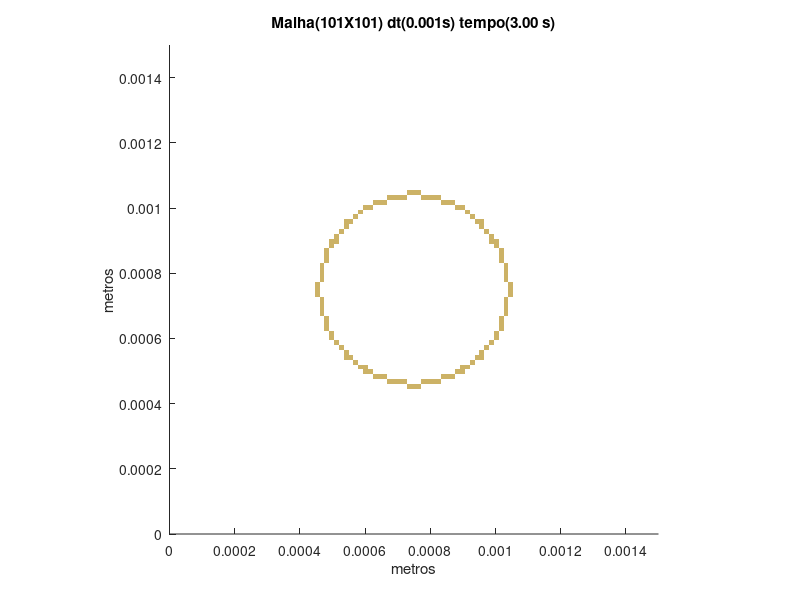

Recreate this plot in MATLAB.
set (gca,'PlotBoxAspectRatio',[1 1 1],'Xlim',[0,0.0015],'Ylim',[0,0.0015])
hold on
title('Malha(101X101) dt(0.001s) tempo(3.00 s)')
hold on
ylabel('metros')
hold on
xlabel('metros')
hold on

fill([0.000727722772277228 0.000727722772277228 0.000742574257425743 0.000742574257425743],[0.000445544554455446 0.00046039603960396 0.00046039603960396 0.000445544554455446],[0.8,0.7,0.4],'LineStyle','none')

fill([0.000742574257425743 0.000742574257425743 0.000757425742574257 0.000757425742574257],[0.000445544554455446 0.00046039603960396 0.00046039603960396 0.000445544554455446],[0.8,0.7,0.4],'LineStyle','none')

fill([0.000757425742574257 0.000757425742574257 0.000772277227722772 0.000772277227722772],[0.000445544554455446 0.00046039603960396 0.00046039603960396 0.000445544554455446],[0.8,0.7,0.4],'LineStyle','none')

fill([0.000668316831683168 0.000668316831683168 0.000683168316831683 0.000683168316831683],[0.00046039603960396 0.000475247524752475 0.000475247524752475 0.00046039603960396],[0.8,0.7,0.4],'LineStyle','none')

fill([0.000683168316831683 0.000683168316831683 0.000698019801980198 0.000698019801980198],[0.00046039603960396 0.000475247524752475 0.000475247524752475 0.00046039603960396],[0.8,0.7,0.4],'LineStyle','none')

fill([0.000698019801980198 0.000698019801980198 0.000712871287128713 0.000712871287128713],[0.00046039603960396 0.000475247524752475 0.000475247524752475 0.00046039603960396],[0.8,0.7,0.4],'LineStyle','none')

fill([0.000712871287128713 0.000712871287128713 0.000727722772277228 0.000727722772277228],[0.00046039603960396 0.000475247524752475 0.000475247524752475 0.00046039603960396],[0.8,0.7,0.4],'LineStyle','none')

fill([0.000772277227722772 0.000772277227722772 0.000787128712871287 0.000787128712871287],[0.00046039603960396 0.000475247524752475 0.000475247524752475 0.00046039603960396],[0.8,0.7,0.4],'LineStyle','none')

fill([0.000787128712871287 0.000787128712871287 0.000801980198019802 0.000801980198019802],[0.00046039603960396 0.000475247524752475 0.000475247524752475 0.00046039603960396],[0.8,0.7,0.4],'LineStyle','none')

fill([0.000801980198019802 0.000801980198019802 0.000816831683168317 0.000816831683168317],[0.00046039603960396 0.000475247524752475 0.000475247524752475 0.00046039603960396],[0.8,0.7,0.4],'LineStyle','none')

fill([0.000816831683168317 0.000816831683168317 0.000831683168316832 0.000831683168316832],[0.00046039603960396 0.000475247524752475 0.000475247524752475 0.00046039603960396],[0.8,0.7,0.4],'LineStyle','none')

fill([0.000623762376237624 0.000623762376237624 0.000638613861386139 0.000638613861386139],[0.000475247524752475 0.00049009900990099 0.00049009900990099 0.000475247524752475],[0.8,0.7,0.4],'LineStyle','none')

fill([0.000638613861386139 0.000638613861386139 0.000653465346534653 0.000653465346534653],[0.000475247524752475 0.00049009900990099 0.00049009900990099 0.000475247524752475],[0.8,0.7,0.4],'LineStyle','none')

fill([0.000653465346534653 0.000653465346534653 0.000668316831683168 0.000668316831683168],[0.000475247524752475 0.00049009900990099 0.00049009900990099 0.000475247524752475],[0.8,0.7,0.4],'LineStyle','none')

fill([0.000831683168316832 0.000831683168316832 0.000846534653465347 0.000846534653465347],[0.000475247524752475 0.00049009900990099 0.00049009900990099 0.000475247524752475],[0.8,0.7,0.4],'LineStyle','none')

fill([0.000846534653465347 0.000846534653465347 0.000861386138613861 0.000861386138613861],[0.000475247524752475 0.00049009900990099 0.00049009900990099 0.000475247524752475],[0.8,0.7,0.4],'LineStyle','none')

fill([0.000861386138613861 0.000861386138613861 0.000876237623762376 0.000876237623762376],[0.000475247524752475 0.00049009900990099 0.00049009900990099 0.000475247524752475],[0.8,0.7,0.4],'LineStyle','none')

fill([0.000594059405940594 0.000594059405940594 0.000608910891089109 0.000608910891089109],[0.00049009900990099 0.000504950495049505 0.000504950495049505 0.00049009900990099],[0.8,0.7,0.4],'LineStyle','none')

fill([0.000608910891089109 0.000608910891089109 0.000623762376237624 0.000623762376237624],[0.00049009900990099 0.000504950495049505 0.000504950495049505 0.00049009900990099],[0.8,0.7,0.4],'LineStyle','none')

fill([0.000876237623762376 0.000876237623762376 0.000891089108910891 0.000891089108910891],[0.00049009900990099 0.000504950495049505 0.000504950495049505 0.00049009900990099],[0.8,0.7,0.4],'LineStyle','none')

fill([0.000891089108910891 0.000891089108910891 0.000905940594059406 0.000905940594059406],[0.00049009900990099 0.000504950495049505 0.000504950495049505 0.00049009900990099],[0.8,0.7,0.4],'LineStyle','none')

fill([0.000579207920792079 0.000579207920792079 0.000594059405940594 0.000594059405940594],[0.000504950495049505 0.00051980198019802 0.00051980198019802 0.000504950495049505],[0.8,0.7,0.4],'LineStyle','none')

fill([0.000594059405940594 0.000594059405940594 0.000608910891089109 0.000608910891089109],[0.000504950495049505 0.00051980198019802 0.00051980198019802 0.000504950495049505],[0.8,0.7,0.4],'LineStyle','none')

fill([0.000891089108910891 0.000891089108910891 0.000905940594059406 0.000905940594059406],[0.000504950495049505 0.00051980198019802 0.00051980198019802 0.000504950495049505],[0.8,0.7,0.4],'LineStyle','none')

fill([0.000905940594059406 0.000905940594059406 0.000920792079207921 0.000920792079207921],[0.000504950495049505 0.00051980198019802 0.00051980198019802 0.000504950495049505],[0.8,0.7,0.4],'LineStyle','none')

fill([0.000564356435643564 0.000564356435643564 0.000579207920792079 0.000579207920792079],[0.00051980198019802 0.000534653465346535 0.000534653465346535 0.00051980198019802],[0.8,0.7,0.4],'LineStyle','none')

fill([0.000920792079207921 0.000920792079207921 0.000935643564356436 0.000935643564356436],[0.00051980198019802 0.000534653465346535 0.000534653465346535 0.00051980198019802],[0.8,0.7,0.4],'LineStyle','none')

fill([0.000534653465346535 0.000534653465346535 0.000549504950495049 0.000549504950495049],[0.000534653465346535 0.000549504950495049 0.000549504950495049 0.000534653465346535],[0.8,0.7,0.4],'LineStyle','none')

fill([0.000549504950495049 0.000549504950495049 0.000564356435643564 0.000564356435643564],[0.000534653465346535 0.000549504950495049 0.000549504950495049 0.000534653465346535],[0.8,0.7,0.4],'LineStyle','none')

fill([0.000935643564356436 0.000935643564356436 0.00095049504950495 0.00095049504950495],[0.000534653465346535 0.000549504950495049 0.000549504950495049 0.000534653465346535],[0.8,0.7,0.4],'LineStyle','none')

fill([0.00095049504950495 0.00095049504950495 0.000965346534653465 0.000965346534653465],[0.000534653465346535 0.000549504950495049 0.000549504950495049 0.000534653465346535],[0.8,0.7,0.4],'LineStyle','none')

fill([0.000534653465346535 0.000534653465346535 0.000549504950495049 0.000549504950495049],[0.000549504950495049 0.000564356435643564 0.000564356435643564 0.000549504950495049],[0.8,0.7,0.4],'LineStyle','none')

fill([0.00095049504950495 0.00095049504950495 0.000965346534653465 0.000965346534653465],[0.000549504950495049 0.000564356435643564 0.000564356435643564 0.000549504950495049],[0.8,0.7,0.4],'LineStyle','none')

fill([0.00051980198019802 0.00051980198019802 0.000534653465346535 0.000534653465346535],[0.000564356435643564 0.000579207920792079 0.000579207920792079 0.000564356435643564],[0.8,0.7,0.4],'LineStyle','none')

fill([0.000965346534653465 0.000965346534653465 0.00098019801980198 0.00098019801980198],[0.000564356435643564 0.000579207920792079 0.000579207920792079 0.000564356435643564],[0.8,0.7,0.4],'LineStyle','none')

fill([0.000504950495049505 0.000504950495049505 0.00051980198019802 0.00051980198019802],[0.000579207920792079 0.000594059405940594 0.000594059405940594 0.000579207920792079],[0.8,0.7,0.4],'LineStyle','none')

fill([0.00098019801980198 0.00098019801980198 0.000995049504950495 0.000995049504950495],[0.000579207920792079 0.000594059405940594 0.000594059405940594 0.000579207920792079],[0.8,0.7,0.4],'LineStyle','none')

fill([0.00049009900990099 0.00049009900990099 0.000504950495049505 0.000504950495049505],[0.000594059405940594 0.000608910891089109 0.000608910891089109 0.000594059405940594],[0.8,0.7,0.4],'LineStyle','none')

fill([0.000995049504950495 0.000995049504950495 0.00100990099009901 0.00100990099009901],[0.000594059405940594 0.000608910891089109 0.000608910891089109 0.000594059405940594],[0.8,0.7,0.4],'LineStyle','none')

fill([0.00049009900990099 0.00049009900990099 0.000504950495049505 0.000504950495049505],[0.000608910891089109 0.000623762376237624 0.000623762376237624 0.000608910891089109],[0.8,0.7,0.4],'LineStyle','none')

fill([0.000995049504950495 0.000995049504950495 0.00100990099009901 0.00100990099009901],[0.000608910891089109 0.000623762376237624 0.000623762376237624 0.000608910891089109],[0.8,0.7,0.4],'LineStyle','none')

fill([0.000475247524752475 0.000475247524752475 0.00049009900990099 0.00049009900990099],[0.000623762376237624 0.000638613861386139 0.000638613861386139 0.000623762376237624],[0.8,0.7,0.4],'LineStyle','none')

fill([0.00100990099009901 0.00100990099009901 0.00102475247524752 0.00102475247524752],[0.000623762376237624 0.000638613861386139 0.000638613861386139 0.000623762376237624],[0.8,0.7,0.4],'LineStyle','none')

fill([0.000475247524752475 0.000475247524752475 0.00049009900990099 0.00049009900990099],[0.000638613861386139 0.000653465346534653 0.000653465346534653 0.000638613861386139],[0.8,0.7,0.4],'LineStyle','none')

fill([0.00100990099009901 0.00100990099009901 0.00102475247524752 0.00102475247524752],[0.000638613861386139 0.000653465346534653 0.000653465346534653 0.000638613861386139],[0.8,0.7,0.4],'LineStyle','none')

fill([0.000475247524752475 0.000475247524752475 0.00049009900990099 0.00049009900990099],[0.000653465346534653 0.000668316831683168 0.000668316831683168 0.000653465346534653],[0.8,0.7,0.4],'LineStyle','none')

fill([0.00100990099009901 0.00100990099009901 0.00102475247524752 0.00102475247524752],[0.000653465346534653 0.000668316831683168 0.000668316831683168 0.000653465346534653],[0.8,0.7,0.4],'LineStyle','none')

fill([0.00046039603960396 0.00046039603960396 0.000475247524752475 0.000475247524752475],[0.000668316831683168 0.000683168316831683 0.000683168316831683 0.000668316831683168],[0.8,0.7,0.4],'LineStyle','none')

fill([0.00102475247524752 0.00102475247524752 0.00103960396039604 0.00103960396039604],[0.000668316831683168 0.000683168316831683 0.000683168316831683 0.000668316831683168],[0.8,0.7,0.4],'LineStyle','none')

fill([0.00046039603960396 0.00046039603960396 0.000475247524752475 0.000475247524752475],[0.000683168316831683 0.000698019801980198 0.000698019801980198 0.000683168316831683],[0.8,0.7,0.4],'LineStyle','none')

fill([0.00102475247524752 0.00102475247524752 0.00103960396039604 0.00103960396039604],[0.000683168316831683 0.000698019801980198 0.000698019801980198 0.000683168316831683],[0.8,0.7,0.4],'LineStyle','none')

fill([0.00046039603960396 0.00046039603960396 0.000475247524752475 0.000475247524752475],[0.000698019801980198 0.000712871287128713 0.000712871287128713 0.000698019801980198],[0.8,0.7,0.4],'LineStyle','none')

fill([0.00102475247524752 0.00102475247524752 0.00103960396039604 0.00103960396039604],[0.000698019801980198 0.000712871287128713 0.000712871287128713 0.000698019801980198],[0.8,0.7,0.4],'LineStyle','none')

fill([0.00046039603960396 0.00046039603960396 0.000475247524752475 0.000475247524752475],[0.000712871287128713 0.000727722772277228 0.000727722772277228 0.000712871287128713],[0.8,0.7,0.4],'LineStyle','none')

fill([0.00102475247524752 0.00102475247524752 0.00103960396039604 0.00103960396039604],[0.000712871287128713 0.000727722772277228 0.000727722772277228 0.000712871287128713],[0.8,0.7,0.4],'LineStyle','none')

fill([0.000445544554455446 0.000445544554455446 0.00046039603960396 0.00046039603960396],[0.000727722772277228 0.000742574257425743 0.000742574257425743 0.000727722772277228],[0.8,0.7,0.4],'LineStyle','none')

fill([0.00103960396039604 0.00103960396039604 0.00105445544554455 0.00105445544554455],[0.000727722772277228 0.000742574257425743 0.000742574257425743 0.000727722772277228],[0.8,0.7,0.4],'LineStyle','none')

fill([0.000445544554455446 0.000445544554455446 0.00046039603960396 0.00046039603960396],[0.000742574257425743 0.000757425742574257 0.000757425742574257 0.000742574257425743],[0.8,0.7,0.4],'LineStyle','none')

fill([0.00103960396039604 0.00103960396039604 0.00105445544554455 0.00105445544554455],[0.000742574257425743 0.000757425742574257 0.000757425742574257 0.000742574257425743],[0.8,0.7,0.4],'LineStyle','none')

fill([0.000445544554455446 0.000445544554455446 0.00046039603960396 0.00046039603960396],[0.000757425742574257 0.000772277227722772 0.000772277227722772 0.000757425742574257],[0.8,0.7,0.4],'LineStyle','none')

fill([0.00103960396039604 0.00103960396039604 0.00105445544554455 0.00105445544554455],[0.000757425742574257 0.000772277227722772 0.000772277227722772 0.000757425742574257],[0.8,0.7,0.4],'LineStyle','none')

fill([0.00046039603960396 0.00046039603960396 0.000475247524752475 0.000475247524752475],[0.000772277227722772 0.000787128712871287 0.000787128712871287 0.000772277227722772],[0.8,0.7,0.4],'LineStyle','none')

fill([0.00102475247524752 0.00102475247524752 0.00103960396039604 0.00103960396039604],[0.000772277227722772 0.000787128712871287 0.000787128712871287 0.000772277227722772],[0.8,0.7,0.4],'LineStyle','none')

fill([0.00046039603960396 0.00046039603960396 0.000475247524752475 0.000475247524752475],[0.000787128712871287 0.000801980198019802 0.000801980198019802 0.000787128712871287],[0.8,0.7,0.4],'LineStyle','none')

fill([0.00102475247524752 0.00102475247524752 0.00103960396039604 0.00103960396039604],[0.000787128712871287 0.000801980198019802 0.000801980198019802 0.000787128712871287],[0.8,0.7,0.4],'LineStyle','none')

fill([0.00046039603960396 0.00046039603960396 0.000475247524752475 0.000475247524752475],[0.000801980198019802 0.000816831683168317 0.000816831683168317 0.000801980198019802],[0.8,0.7,0.4],'LineStyle','none')

fill([0.00102475247524752 0.00102475247524752 0.00103960396039604 0.00103960396039604],[0.000801980198019802 0.000816831683168317 0.000816831683168317 0.000801980198019802],[0.8,0.7,0.4],'LineStyle','none')

fill([0.00046039603960396 0.00046039603960396 0.000475247524752475 0.000475247524752475],[0.000816831683168317 0.000831683168316832 0.000831683168316832 0.000816831683168317],[0.8,0.7,0.4],'LineStyle','none')

fill([0.00102475247524752 0.00102475247524752 0.00103960396039604 0.00103960396039604],[0.000816831683168317 0.000831683168316832 0.000831683168316832 0.000816831683168317],[0.8,0.7,0.4],'LineStyle','none')

fill([0.000475247524752475 0.000475247524752475 0.00049009900990099 0.00049009900990099],[0.000831683168316832 0.000846534653465347 0.000846534653465347 0.000831683168316832],[0.8,0.7,0.4],'LineStyle','none')

fill([0.00100990099009901 0.00100990099009901 0.00102475247524752 0.00102475247524752],[0.000831683168316832 0.000846534653465347 0.000846534653465347 0.000831683168316832],[0.8,0.7,0.4],'LineStyle','none')

fill([0.000475247524752475 0.000475247524752475 0.00049009900990099 0.00049009900990099],[0.000846534653465347 0.000861386138613861 0.000861386138613861 0.000846534653465347],[0.8,0.7,0.4],'LineStyle','none')

fill([0.00100990099009901 0.00100990099009901 0.00102475247524752 0.00102475247524752],[0.000846534653465347 0.000861386138613861 0.000861386138613861 0.000846534653465347],[0.8,0.7,0.4],'LineStyle','none')

fill([0.000475247524752475 0.000475247524752475 0.00049009900990099 0.00049009900990099],[0.000861386138613861 0.000876237623762376 0.000876237623762376 0.000861386138613861],[0.8,0.7,0.4],'LineStyle','none')

fill([0.00100990099009901 0.00100990099009901 0.00102475247524752 0.00102475247524752],[0.000861386138613861 0.000876237623762376 0.000876237623762376 0.000861386138613861],[0.8,0.7,0.4],'LineStyle','none')

fill([0.00049009900990099 0.00049009900990099 0.000504950495049505 0.000504950495049505],[0.000876237623762376 0.000891089108910891 0.000891089108910891 0.000876237623762376],[0.8,0.7,0.4],'LineStyle','none')

fill([0.000995049504950495 0.000995049504950495 0.00100990099009901 0.00100990099009901],[0.000876237623762376 0.000891089108910891 0.000891089108910891 0.000876237623762376],[0.8,0.7,0.4],'LineStyle','none')

fill([0.00049009900990099 0.00049009900990099 0.000504950495049505 0.000504950495049505],[0.000891089108910891 0.000905940594059406 0.000905940594059406 0.000891089108910891],[0.8,0.7,0.4],'LineStyle','none')

fill([0.000504950495049505 0.000504950495049505 0.00051980198019802 0.00051980198019802],[0.000891089108910891 0.000905940594059406 0.000905940594059406 0.000891089108910891],[0.8,0.7,0.4],'LineStyle','none')

fill([0.00098019801980198 0.00098019801980198 0.000995049504950495 0.000995049504950495],[0.000891089108910891 0.000905940594059406 0.000905940594059406 0.000891089108910891],[0.8,0.7,0.4],'LineStyle','none')

fill([0.000995049504950495 0.000995049504950495 0.00100990099009901 0.00100990099009901],[0.000891089108910891 0.000905940594059406 0.000905940594059406 0.000891089108910891],[0.8,0.7,0.4],'LineStyle','none')

fill([0.000504950495049505 0.000504950495049505 0.00051980198019802 0.00051980198019802],[0.000905940594059406 0.000920792079207921 0.000920792079207921 0.000905940594059406],[0.8,0.7,0.4],'LineStyle','none')

fill([0.00098019801980198 0.00098019801980198 0.000995049504950495 0.000995049504950495],[0.000905940594059406 0.000920792079207921 0.000920792079207921 0.000905940594059406],[0.8,0.7,0.4],'LineStyle','none')

fill([0.00051980198019802 0.00051980198019802 0.000534653465346535 0.000534653465346535],[0.000920792079207921 0.000935643564356436 0.000935643564356436 0.000920792079207921],[0.8,0.7,0.4],'LineStyle','none')

fill([0.000965346534653465 0.000965346534653465 0.00098019801980198 0.00098019801980198],[0.000920792079207921 0.000935643564356436 0.000935643564356436 0.000920792079207921],[0.8,0.7,0.4],'LineStyle','none')

fill([0.000534653465346535 0.000534653465346535 0.000549504950495049 0.000549504950495049],[0.000935643564356436 0.00095049504950495 0.00095049504950495 0.000935643564356436],[0.8,0.7,0.4],'LineStyle','none')

fill([0.00095049504950495 0.00095049504950495 0.000965346534653465 0.000965346534653465],[0.000935643564356436 0.00095049504950495 0.00095049504950495 0.000935643564356436],[0.8,0.7,0.4],'LineStyle','none')

fill([0.000534653465346535 0.000534653465346535 0.000549504950495049 0.000549504950495049],[0.00095049504950495 0.000965346534653465 0.000965346534653465 0.00095049504950495],[0.8,0.7,0.4],'LineStyle','none')

fill([0.000549504950495049 0.000549504950495049 0.000564356435643564 0.000564356435643564],[0.00095049504950495 0.000965346534653465 0.000965346534653465 0.00095049504950495],[0.8,0.7,0.4],'LineStyle','none')

fill([0.000935643564356436 0.000935643564356436 0.00095049504950495 0.00095049504950495],[0.00095049504950495 0.000965346534653465 0.000965346534653465 0.00095049504950495],[0.8,0.7,0.4],'LineStyle','none')

fill([0.00095049504950495 0.00095049504950495 0.000965346534653465 0.000965346534653465],[0.00095049504950495 0.000965346534653465 0.000965346534653465 0.00095049504950495],[0.8,0.7,0.4],'LineStyle','none')

fill([0.000564356435643564 0.000564356435643564 0.000579207920792079 0.000579207920792079],[0.000965346534653465 0.00098019801980198 0.00098019801980198 0.000965346534653465],[0.8,0.7,0.4],'LineStyle','none')

fill([0.000920792079207921 0.000920792079207921 0.000935643564356436 0.000935643564356436],[0.000965346534653465 0.00098019801980198 0.00098019801980198 0.000965346534653465],[0.8,0.7,0.4],'LineStyle','none')

fill([0.000579207920792079 0.000579207920792079 0.000594059405940594 0.000594059405940594],[0.00098019801980198 0.000995049504950495 0.000995049504950495 0.00098019801980198],[0.8,0.7,0.4],'LineStyle','none')

fill([0.000905940594059406 0.000905940594059406 0.000920792079207921 0.000920792079207921],[0.00098019801980198 0.000995049504950495 0.000995049504950495 0.00098019801980198],[0.8,0.7,0.4],'LineStyle','none')

fill([0.000594059405940594 0.000594059405940594 0.000608910891089109 0.000608910891089109],[0.000995049504950495 0.00100990099009901 0.00100990099009901 0.000995049504950495],[0.8,0.7,0.4],'LineStyle','none')

fill([0.000608910891089109 0.000608910891089109 0.000623762376237624 0.000623762376237624],[0.000995049504950495 0.00100990099009901 0.00100990099009901 0.000995049504950495],[0.8,0.7,0.4],'LineStyle','none')

fill([0.000876237623762376 0.000876237623762376 0.000891089108910891 0.000891089108910891],[0.000995049504950495 0.00100990099009901 0.00100990099009901 0.000995049504950495],[0.8,0.7,0.4],'LineStyle','none')

fill([0.000891089108910891 0.000891089108910891 0.000905940594059406 0.000905940594059406],[0.000995049504950495 0.00100990099009901 0.00100990099009901 0.000995049504950495],[0.8,0.7,0.4],'LineStyle','none')

fill([0.000623762376237624 0.000623762376237624 0.000638613861386139 0.000638613861386139],[0.00100990099009901 0.00102475247524752 0.00102475247524752 0.00100990099009901],[0.8,0.7,0.4],'LineStyle','none')

fill([0.000638613861386139 0.000638613861386139 0.000653465346534653 0.000653465346534653],[0.00100990099009901 0.00102475247524752 0.00102475247524752 0.00100990099009901],[0.8,0.7,0.4],'LineStyle','none')

fill([0.000653465346534653 0.000653465346534653 0.000668316831683168 0.000668316831683168],[0.00100990099009901 0.00102475247524752 0.00102475247524752 0.00100990099009901],[0.8,0.7,0.4],'LineStyle','none')

fill([0.000831683168316832 0.000831683168316832 0.000846534653465347 0.000846534653465347],[0.00100990099009901 0.00102475247524752 0.00102475247524752 0.00100990099009901],[0.8,0.7,0.4],'LineStyle','none')

fill([0.000846534653465347 0.000846534653465347 0.000861386138613861 0.000861386138613861],[0.00100990099009901 0.00102475247524752 0.00102475247524752 0.00100990099009901],[0.8,0.7,0.4],'LineStyle','none')

fill([0.000861386138613861 0.000861386138613861 0.000876237623762376 0.000876237623762376],[0.00100990099009901 0.00102475247524752 0.00102475247524752 0.00100990099009901],[0.8,0.7,0.4],'LineStyle','none')

fill([0.000668316831683168 0.000668316831683168 0.000683168316831683 0.000683168316831683],[0.00102475247524752 0.00103960396039604 0.00103960396039604 0.00102475247524752],[0.8,0.7,0.4],'LineStyle','none')

fill([0.000683168316831683 0.000683168316831683 0.000698019801980198 0.000698019801980198],[0.00102475247524752 0.00103960396039604 0.00103960396039604 0.00102475247524752],[0.8,0.7,0.4],'LineStyle','none')

fill([0.000698019801980198 0.000698019801980198 0.000712871287128713 0.000712871287128713],[0.00102475247524752 0.00103960396039604 0.00103960396039604 0.00102475247524752],[0.8,0.7,0.4],'LineStyle','none')

fill([0.000712871287128713 0.000712871287128713 0.000727722772277228 0.000727722772277228],[0.00102475247524752 0.00103960396039604 0.00103960396039604 0.00102475247524752],[0.8,0.7,0.4],'LineStyle','none')

fill([0.000772277227722772 0.000772277227722772 0.000787128712871287 0.000787128712871287],[0.00102475247524752 0.00103960396039604 0.00103960396039604 0.00102475247524752],[0.8,0.7,0.4],'LineStyle','none')

fill([0.000787128712871287 0.000787128712871287 0.000801980198019802 0.000801980198019802],[0.00102475247524752 0.00103960396039604 0.00103960396039604 0.00102475247524752],[0.8,0.7,0.4],'LineStyle','none')

fill([0.000801980198019802 0.000801980198019802 0.000816831683168317 0.000816831683168317],[0.00102475247524752 0.00103960396039604 0.00103960396039604 0.00102475247524752],[0.8,0.7,0.4],'LineStyle','none')

fill([0.000816831683168317 0.000816831683168317 0.000831683168316832 0.000831683168316832],[0.00102475247524752 0.00103960396039604 0.00103960396039604 0.00102475247524752],[0.8,0.7,0.4],'LineStyle','none')

fill([0.000727722772277228 0.000727722772277228 0.000742574257425743 0.000742574257425743],[0.00103960396039604 0.00105445544554455 0.00105445544554455 0.00103960396039604],[0.8,0.7,0.4],'LineStyle','none')

fill([0.000742574257425743 0.000742574257425743 0.000757425742574257 0.000757425742574257],[0.00103960396039604 0.00105445544554455 0.00105445544554455 0.00103960396039604],[0.8,0.7,0.4],'LineStyle','none')

fill([0.000757425742574257 0.000757425742574257 0.000772277227722772 0.000772277227722772],[0.00103960396039604 0.00105445544554455 0.00105445544554455 0.00103960396039604],[0.8,0.7,0.4],'LineStyle','none')
